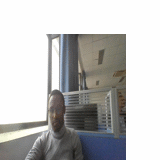
%> input picture Exp3 video processing/face.gif, 160 x 160 px
$ octave GIFmake2.m   (GNU Octave 9; MATLAB toolbox functions it lacks are replaced by stand-ins)
%> lines starting %> are read from the running program, lines starting %| are printed output that depends on the picture

clc;clear all ;close all;
filename= 'face.gif';
prompt = 'Insert the Image Name : ';
for i=1:10 % 10 is how many pic selected to make a gif image
    str=input(prompt,'s');
%> the answer given: face.gif
    Img=imread(str);
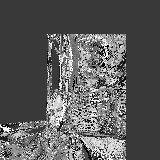
%> Img: size 160x160 uint8; min 0, max 255, mean 91.3
    Img=imresize(Img,[128,128]);
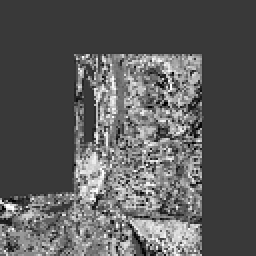
%> Img: size 128x128 uint8 (shown 2 times larger); min 0, max 255, mean 91.3
    figure(i)
    imshow(Img);
    set(gcf,'color','w');
    set(gca,'units','pixels','Visible','off');
    q=get(gca,'position');
    q(1)=0;%设置左边距离值为零
    q(2)=0;%设置右边距离值为零
    set(gca,'position',q);
%> (the run ends here)

$ run again, with Exp3 video processing/77.jpg saved as Exp3 video processing/face.gif
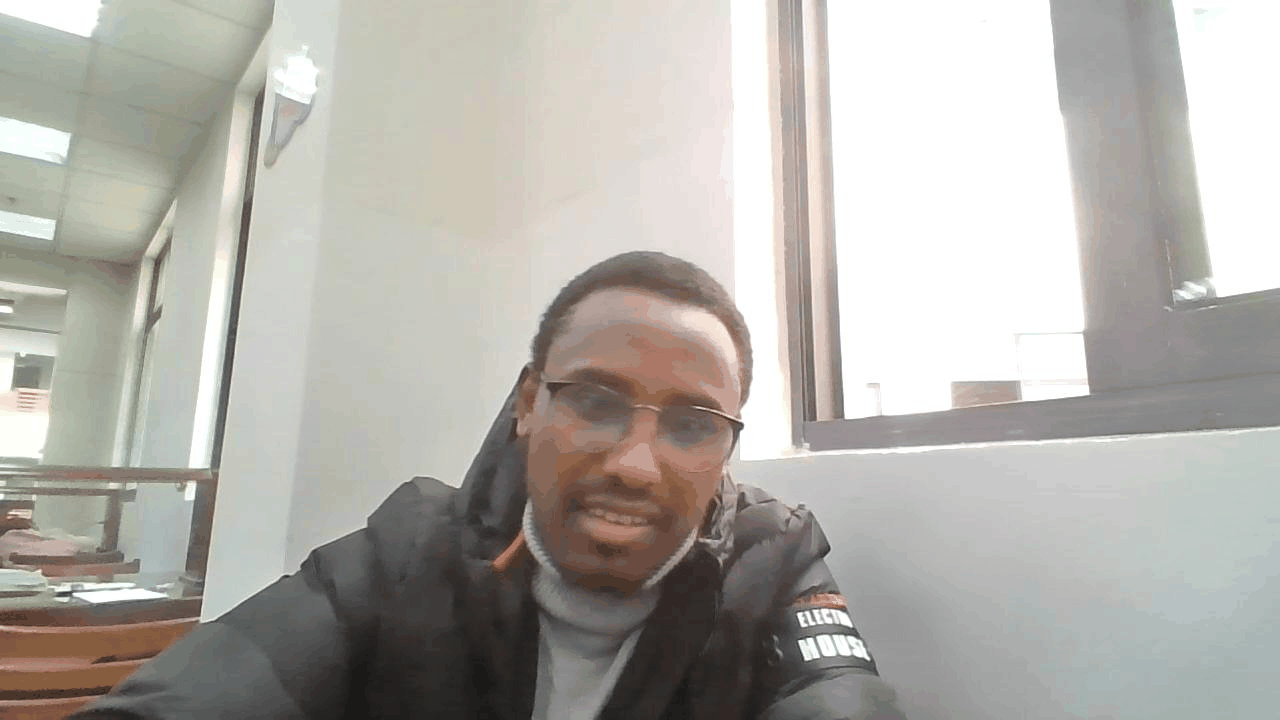
%> input picture Exp3 video processing/77.jpg, 1280 x 720 px
%> `Img=imread(str);`:
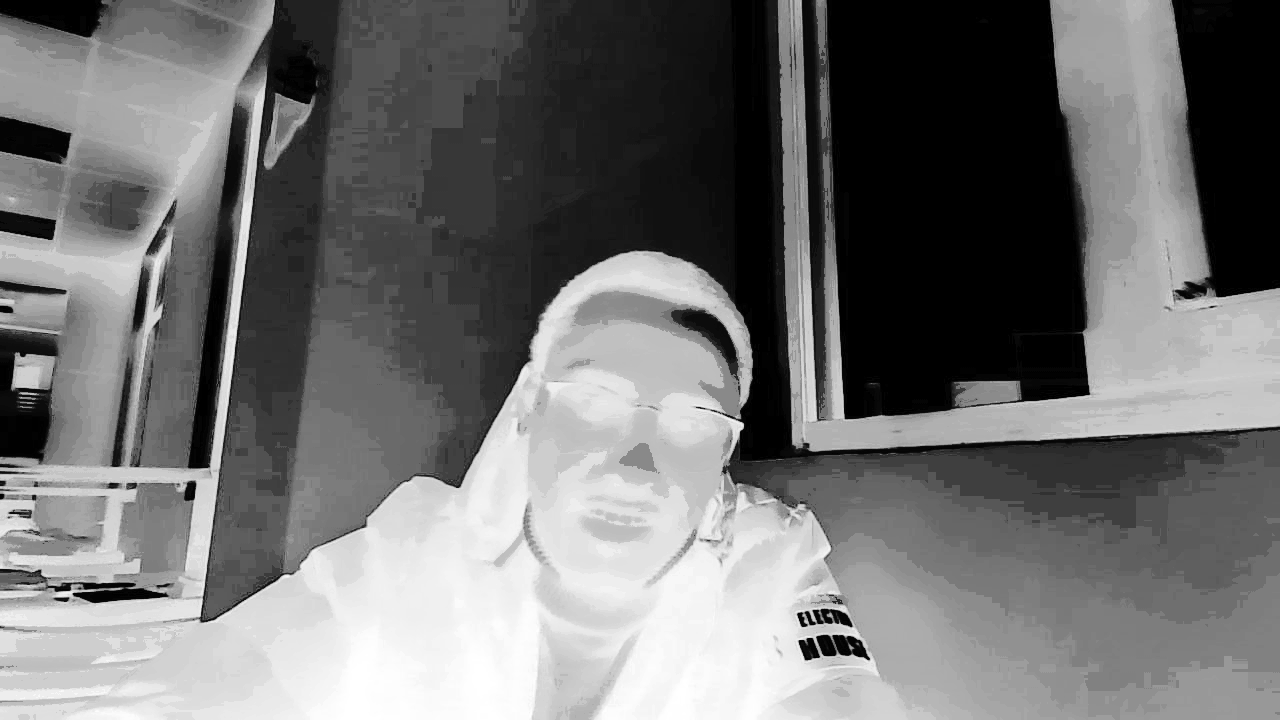
%> Img: size 720x1280 uint8; min 0, max 255, mean 113.6
%> `Img=imresize(Img,[128,128]);`:
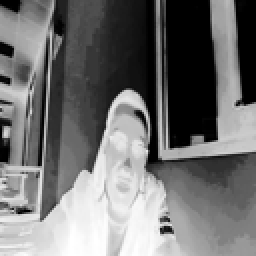
%> Img: size 128x128 uint8 (shown 2 times larger); min 0, max 255, mean 113.7
